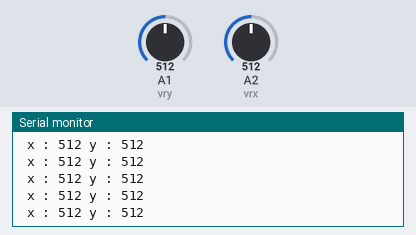
Recording of a sketch running on a simulated Arduino Uno, built with avr-gcc and run on an emulated ATmega328P. Parts: the last lines printed to the serial monitor. Inputs (shaded band) come from the test bench; at power-on: A1 (vry) = 512, A2 (vrx) = 512.

Above: at 1.2 s.
1.3 s: A1 (vry) set to 716
At 1.56 s:
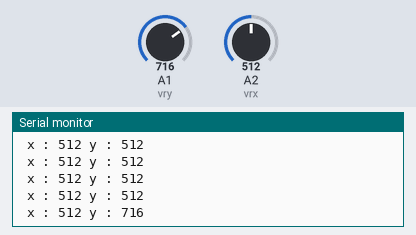
2.8 s: A2 (vrx) set to 716
At 2.96 s:
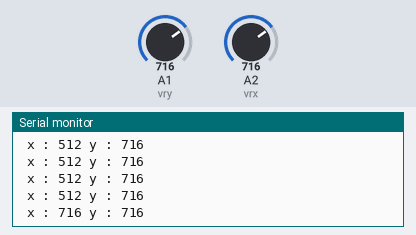
4.3 s: A1 (vry) set to 900
At 4.37 s:
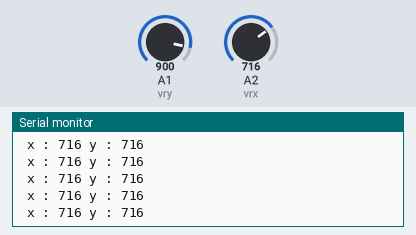
5.8 s: A2 (vrx) set to 900
At 5.97 s:
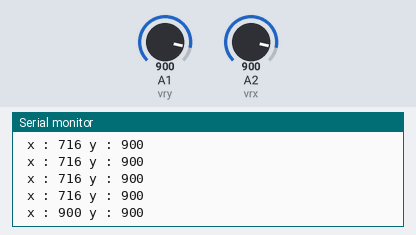
Timing chart, 0 to 8.3 s (numbered marks = the images above; inputs shaded):
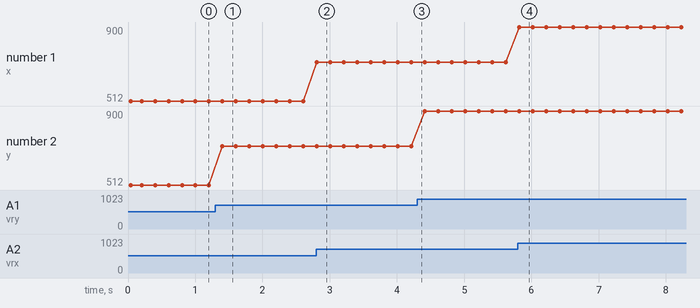

Measured:
- after the input at 1.3 s, the serial monitor: prints a new line after 0.11 s (image 1)
- after the input at 2.8 s, the serial monitor: prints a new line at once (image 2)
- after the input at 5.8 s, the serial monitor: prints a new line at once (image 4)
- plotted number 2: 512 → 716 after the input at 1.3 s, 716 → 900 after the input at 4.3 s

The sketch:

joy_stick.ino
```cpp
int sw = A0;
int vry = A1;
int vrx = A2;
int vcc = A3;
int gnd = A4;

int x, y;

void setup() {
  // put your setup code here, to run once:
  pinMode(gnd, OUTPUT);
  pinMode(vcc, OUTPUT);
  pinMode(vrx, INPUT);
  pinMode(vry, INPUT);

  analogWrite(gnd, 0);
  analogWrite(vcc, 255);
  Serial.begin(9600);
  Serial.println("trying to get the potentiometer values");
}

void loop() {
  x = analogRead(vrx);
  y = analogRead(vry);

  Serial.print(" x : ");
  Serial.print(x);
  Serial.print(" y : ");
  Serial.println(y);
  delay(200);
}
```
